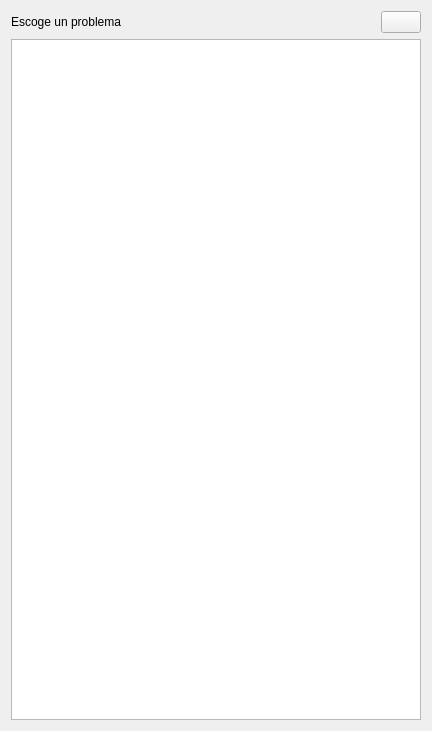
<?xml version="1.0" encoding="UTF-8"?>
<ui version="4.0">
 <class>SelecPro</class>
 <widget class="QWidget" name="SelecPro">
  <property name="geometry">
   <rect>
    <x>0</x>
    <y>0</y>
    <width>432</width>
    <height>731</height>
   </rect>
  </property>
  <property name="windowTitle">
   <string>Form</string>
  </property>
  <layout class="QGridLayout" name="gridLayout">
   <item row="0" column="0">
    <widget class="QLabel" name="label">
     <property name="styleSheet">
      <string notr="true">font: 22pt &quot;Noto Sans&quot;;</string>
     </property>
     <property name="text">
      <string>Escoge un problema</string>
     </property>
    </widget>
   </item>
   <item row="0" column="1">
    <widget class="QPushButton" name="pushButton">
     <property name="sizePolicy">
      <sizepolicy hsizetype="Maximum" vsizetype="Fixed">
       <horstretch>0</horstretch>
       <verstretch>0</verstretch>
      </sizepolicy>
     </property>
     <property name="text">
      <string/>
     </property>
     <property name="icon">
      <iconset resource="Assets.qrc">
       <normaloff>:/assets/icons/randomize.svg</normaloff>:/assets/icons/randomize.svg</iconset>
     </property>
     <property name="iconSize">
      <size>
       <width>42</width>
       <height>42</height>
      </size>
     </property>
    </widget>
   </item>
   <item row="1" column="0" colspan="2">
    <widget class="QListWidget" name="listWidget"/>
   </item>
  </layout>
 </widget>
 <resources>
  <include location="Assets.qrc"/>
 </resources>
 <connections/>
</ui>
